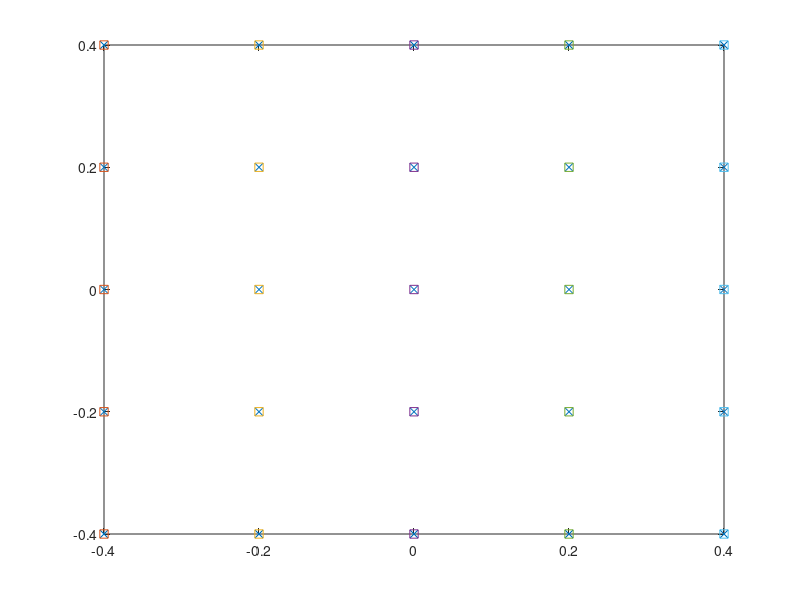

The MATLAB source for this figure: (Note: this script raises an error after producing the figure.)
% (incorrect version) Particle filter algorithm for a 2 dimensional multiple source array
% amplitude and location estimation using a 2 dimensional array of microphones and
% desired & reconstructed normal surface velocity at the actual source surface

% main function
function [xag, yag, X_hat, U, u_plot, u_hat_plot, error_amp, error_loc, error_vel, w] = PF_v8()

% parameters and initial conditions
fM = 99; % number of frames
M = 5; % number of microphones
L = 5; % number of sources
N = 100; % number of particles
N_thr = N/5; % threshold sample size
N_eff = zeros(1,(L^2)); % initialize effective sample size array
c = 343; % speed of sound in m/s
rho = 1.2754; % density of air in kg/m^3
pCov = 0.1; % initial covariance of particle distribution
sxCov = 0.0001; % source location x coordinate covariance
syCov = 0.0001; % source location y coordinate covariance
v1Cov = 0.1; % process noise covariance
v2Cov = 0.1; % measurement noise covariance
freq = 100:100:1700; % defining frequency vector
gr = 21; % grid points needed for contour plots of surface velocity
x = 100*ones((L^2), 1); % x = [1 2 3 4 5]'.*ones(L, 1) ; % initial state vector (amplitudes of the sources)
% uv = 100*ones((L^2), 1);

% true states initialization
X = zeros((L^2), fM+1); % initialize sequence of true states
X(:,1) = x; % true state vector at frame 1 is just the initial state vector
U = zeros((gr^2), length(freq), fM); % initialize sequence of true velocity vectors

% particles and estimates initialization for source amplitudes
xn = zeros((L^2),N);
for q = 1:N
    xn(:,q) = x; % array of the initial states used later for initializing particles
end
p = normrnd(xn,pCov,(L^2),N); % initializing N particles
xp = zeros((L^2),N); % initialize state estimate
x_hat = zeros((L^2),1); % initial estimated state vector (amplitudes of the sources)
X_hat = zeros((L^2), fM+1); % intialize sequence of state estimates
X_hat(:,1) = x; % estimated state vector at the frame 1 is just the initial state vector
U_hat = zeros((gr^2), length(freq), fM); % initialize sequence of estimated velocity vectors

% initialize particle weights
w = zeros(fM+1,N,(L^2));
for n=1:N
    for fm = 1:fM
        if fm == 1,
            w(fm,n,:) = (1/N)*ones((L^2),1); % Equally normalized weights for all the particles at frame 1
        else w(fm,n,:) = 0;
        end
    end
end
v = zeros((L^2),N);

% distance calculation between the source and microphones
xsv_mean = linspace(-0.4, 0.4, L);
xsv_p = zeros(N,L);
for i = 1:N
    xsv_p(i,:) = normrnd(xsv_mean,sxCov,1,L); % x coordinates of the L^2 sources
end

ysv_mean= linspace(-0.4, 0.4, L); 
ysv_p = zeros(N,L);
for i = 1:N
    ysv_p(i,:) = normrnd(ysv_mean,syCov,1,L); % y coordinates of the L^2 sources
end

[xsg_mean,ysg_mean] = meshgrid(xsv_mean,ysv_mean); % defining grid points for L^2 sources

xsg_v_p = zeros((L^2),N);
ysg_v_p = zeros((L^2),N);

xsg_v_mean = reshape(xsg_mean, L^2, 1);
ysg_v_mean = reshape(ysg_mean, L^2, 1);
for i = 1:N
    [xsg,ysg] = meshgrid(xsv_p(i,:),ysv_p(i,:)); % defining grid points for L^2 sources
    xsg_v_p(:,i) = reshape(xsg, L^2, 1);
    ysg_v_p(:,i) = reshape(ysg, L^2, 1);
end
% dels=((max(xsv)-min(xsv))*(max(ysv)-min(ysv)))/(L^2);

figure;plot(xsg_v_mean, ysg_v_mean,'x');
zsg_v = -0.02;

dx_v = zeros((L^2),N);
dy_v = zeros((L^2),N);

rs_v_mean = zeros((L^2),3);
rs_v_mean_mod = zeros((L^2), 1);
rs_v_hat = zeros((L^2),3);
rs_v_hat_mod = zeros((L^2), 1);
Rs_v_hat = zeros((L^2),3,fM);
for j=1:(L^2)
    rs_v_mean(j,:) = [xsg_v_mean(j), ysg_v_mean(j), zsg_v];
    rs_v_mean_mod(j) = (sum(rs_v_mean(j,:).^2))^(1/2);
end
rs_v_p = zeros((L^2), 3, N);
for i = 1:N
    dx_v(:,i) = xsg_v_p(:,i) - xsg_v_mean;
    dy_v(:,i) = ysg_v_p(:,i) - ysg_v_mean;
    for j=1:(L^2)
        rs_v_p(j,:,i) = [xsg_v_p(j,i), ysg_v_p(j,i), zsg_v];
    end
end

xmv = linspace(-0.4, 0.4, M); % x coordinates of the M^2 microphones
ymv = linspace(-0.4, 0.4, M); % y coordinates of the M^2 microphones
[xmg,ymg] = meshgrid(xmv,ymv); % defining grid points for M^2 microphones
hold on; plot (xmg, ymg, 's');

xmg_v = reshape(xmg, M^2, 1);
ymg_v = reshape(ymg, M^2, 1);
zmg_v = 0.35; 
rm_v = zeros((M^2), 3);
for i=1:(M^2)
    rm_v(i,:) = [xmg_v(i), ymg_v(i), zmg_v];
end

rsm_mean = zeros(M^2, L^2);
for j=1:(L^2)
    for i=1:(M^2)
        rsm_mean(i,j) = (sum((rm_v(i,:)-rs_v_mean(j,:)).^2))^(1/2);
    end
end
rsm = zeros(M^2, L^2, N);
for k = 1:N
    for j=1:(L^2)
        for i=1:(M^2)
            rsm(i,j,k) = (sum((rm_v(i,:)-rs_v_p(j,:,k)).^2))^(1/2);
        end
    end
end

% defining grid points
xav = linspace(-0.5, 0.5, gr);
yav = linspace(-0.5, 0.5, gr);
[xag,yag] = meshgrid(xav,yav); % defining grid points for velocity
xag_v = reshape(xag, gr^2, 1);
yag_v = reshape(yag, gr^2, 1);
zag_v = 0; 
ra_v = zeros((gr^2), 3);
for i=1:(gr^2)
    ra_v(i,:) = [xag_v(i), yag_v(i), zag_v];
end

rsa_mean = zeros(gr^2, L^2);
for j=1:(L^2)
    for i=1:(gr^2)
        rsa_mean(i,j) = (sum((ra_v(i,:)-rs_v_mean(j,:)).^2))^(1/2);
    end
end
rsa = zeros(gr^2, L^2, N);
for k=1:N
    for j=1:(L^2)
        for i=1:(gr^2)
            rsa(i,j,k) = (sum((ra_v(i,:)-rs_v_p(j,:,k)).^2))^(1/2);
        end
    end
end

% error matrices initialization
error_amp = zeros(length(freq), fM+1); % initializing the amplitude error matrix
error_loc = zeros(length(freq), fM); % initializing the source location error matrix
error_vel = zeros(length(freq)); % initializing the velocity error matrix

% error = zeros(length(freq), L, fM+1);

% initializing covariance matrix
Cxx = zeros((L^2),(L^2),N);
for k = 1:N
    Cxx(:,:,k) = pCov*eye(L^2); % covariance matrix of state vector vs. state vector
end

fid=1; % frquency index in error matrix

% main loop
for freq = 100:100:1700 % for different frequencies between 100 Hz to 1700 Hz
    sum_vel = 0;
    sum_vel_hat = 0;
    G_mean = (exp((-1i*(2*pi*freq*rsm_mean))/c))./rsm_mean;
    G = (exp((-1i*(2*pi*freq*rsm))/c))./rsm; % (M^2)*(L^2) Green's matrix used in measurement equation
    for fm=1:fM % for different frames upto fM
        % nonlinear discrete system in frequency domain with additive noise
        % state space equations
        x = x + normrnd(0, v1Cov, L^2, 1); % process equation: true state at frame fm
        % uv = uv + normrnd(0, v1Cov, L^2, 1);
        y = G_mean*x + normrnd(0, v2Cov, M^2, 1); % measurement equation: pressure on M microphones at frame fm corresponding to observations
        
        % true normal surface velocity calculation
        ps = zeros((gr^2),1); % initializing sound pressure on actual sound surface
%         for i=1:(L^2)
%             ps = ps + (1i*rho*freq/2)*uv(i)*dels*((exp((-1i*(2*pi*freq*rsa(:,i)))/c))./rsa(:,i));
%         end
        for i=1:(L^2)
            ps = ps + x(i)*((exp((-1i*(2*pi*freq*rsa(:,i)))/c))./rsa(:,i));
        end
        u = zeros((gr^2),1); % initializing true normal surface velocity on the actual surface
        for i=1:(L^2)
            u = u + (1/(1i*rho*freq))*(((zsg_v-zag_v)./rsa(:,i)).*((1i*2*pi*freq/c)+(1./rsa(:,i))).*ps);
        end
        U(:,fid,fm) = u; % true normal surface velocity matrix at frame fm
        
        % particle filtering
        for j = 1:N
            xp(:,j) = p(:,j) + normrnd(0, v1Cov, L^2, 1); % particle prediction
            yp = G(:,:,j)*xp(:,j) + normrnd(0, v2Cov, M^2, 1); % prediction measurement
            %prediction performance
            dx = xp(:,j) - x; % difference between particle prediction and true state vector
            % dy = yp - y; % difference between prediction measurement and observation
            % Covariance matrices
            Cxx(:,:,j) = Cxx(:,:,j) + v1Cov*eye(L^2);
            Cyx = (G(:,:,j)*Cxx(:,:,j));
            Cxy = Cyx';
            Cyy = G(:,:,j)*Cxx(:,:,j)*G(:,:,j)' + v2Cov*eye(M^2);
            temp1 = zeros((L^2),(L^2)); % temporary L*L matrix for inverse calculation later
            for g=1:(L^2)
                for h=1:(L^2)
                    temp1(g,h) = Cxx(g,h,j);
                end
            end
            mu = y + Cyx*(inv(temp1))*dx;
            C = Cyy - Cyx*(inv(temp1))*Cxy; % final covariance matrix used in likelihood function
%             t1=inv(C);
%             t2=(1/((2*pi)^(M^2)*det(C)))^(1/2);
%             t3 = abs((y-mu)'*(t1)*(y-mu));
%             t4 = exp((-1/2)*t3);
%             t5 = abs(t2*t4);
%             D=(C+C')/2;
%             lf = abs(mvnpdf(yp',y',D));
%             pd = abs(mvnpdf(xp(:,j)',x',(pCov*eye(L^2))));
            lf1 = abs(mvnpdf(yp',mu',((C+C')/2)));
            lf2 = abs((1/((((2*pi)^(M^2))*det(C))^(1/2)))*exp((-1/2)*(yp-mu)'*(inv(C))*(yp-mu))); % likelihood function
            pd = abs(((1/(((2*pi)*(sxCov))^((L^2)/2)))*exp((-1/2)*dx_v(:,j)'*(inv(sxCov*eye(L^2)))*dx_v(:,j)))*((1/(((2*pi)*(syCov))^((L^2)/2)))*exp((-1/2)*dy_v(:,j)'*(inv(syCov*eye(L^2)))*dy_v(:,j))))*(10^(-80)); % prior distribution
            w(fm+1,j,:) = w(fm,j,:)*lf*pd; % weight update equation
            % w(fm+1,j) = w(fm,j)*((1/sqrt(2*pi*v2Cov))*exp(-((abs(d_avg))^2)/(2*v2Cov)));
            % page 324 of steven kay's book
            % *v1())/(a+(b-a)*rand(1)); % weight = likelihood*transition/proposal
        end
        
        % Weight normalization and state estimation
        temp2 = zeros(3,N);
        for i=1:(L^2)
            w(fm+1,:,i) = w(fm+1,:,i)./(sum(w(fm+1,:,i))); % normalize the likelihood of each a priori estimate
            for k = 1:N
                v(i,k) = w(fm+1,k,i);
            end
            x_hat(i) = v(i,:)*p(i,:)'; % weighted sum: the state estimate is the weighted mean of the particles
            for t1 = 1:3
                for t2 = 1:N
                    temp2(t1, t2) = rs_v_p(i,t1,t2);
                end
            end
            rs_v_hat(i,:) = v(i,:)*temp2.';
        end
        
        rsa_hat = zeros(gr^2, L^2);
        for j=1:(L^2)
            for i=1:(gr^2)
                rsa_hat(i,j) = (sum((ra_v(i,:)-rs_v_hat(j,:)).^2))^(1/2);
            end
        end
        % Estimated normal surface velocity calculation
        ps_hat = zeros((gr^2),1); % initializing sound pressure on actual sound surface
        for i=1:(L^2)
            ps_hat = ps_hat + x_hat(i)*((exp((-1i*(2*pi*freq*rsa_hat(:,i)))/c))./rsa_hat(:,i));
        end
        u_hat = zeros((gr^2),1); % initializing true normal surface velocity on the actual surface
        for i=1:(L^2)
            u_hat = u_hat + (1/(1i*rho*freq))*(((zsg_v-zag_v)./rsa_hat(:,i)).*((1i*2*pi*freq/c)+(1./rsa_hat(:,i))).*ps_hat);
        end
        U_hat(:,fid,fm) = u_hat; % estimated normal surface velocity matrix at frame fm
        
        X(:,fm+1) = x; X_hat(:,fm+1) = x_hat; Rs_v_hat(:,:,fm)=rs_v_hat; % update sequence of true states and state estimates
        
        % Error matrices for source amplitude and normal surface velocity
        error_amp(fid,fm+1) = (norm(X_hat(:,fm+1)-X(:,fm+1))/norm(X(:,fm+1)))*100; % source amplitude error matrix
        for i = 1:(L^2)
            rs_v_hat_mod(i) = (sum(rs_v_hat(i,:).^2))^(1/2);
        end
        error_loc(fid,fm) = (norm(rs_v_hat_mod-rs_v_mean_mod)/norm(rs_v_mean_mod))*100; % source amplitude error matrix
       
        % Sum of true and estimated normal surface velocity matrices over all frames 
        sum_vel = sum_vel + sum(U(:,fid,fm));
        sum_vel_hat = sum_vel_hat + sum(U_hat(:,fid,fm));
        
        % Resampling
        for i=1:(L^2)
            N_eff(i) = 1/(sum((w(fm+1,:,i).^2))); % effective sample size
            if N_eff(i)<N_thr % Resampling only required when effective sample size is less than threshold sample size
                [p(i,:), v(i,:)] = resample(xp(i,:),v(i,:)); % Resampling
                for k = 1:N
                    w(fm+1,k,i) = v(i,k);
                end
            else p=xp;
            end
        end % End of resampling loop
    end % End of frame loop
    U_mean = sum_vel/fM;
    U_hat_mean = sum_vel_hat/fM;
    error_vel(fid) = ((U_hat_mean-U_mean)./U_mean).*100;
    fid=fid+1; % frequency index increment
end % end of main (frequency) loop

% IFFT
np=128;
u_t = zeros((gr^2), np);
u_hat_t = zeros((gr^2), np);

u_t_RMS = zeros((gr^2), 1);
u_hat_t_RMS = zeros((gr^2), 1);

% u_plot = zeros(g, g);
% u_hat_plot = zeros(g, g);

for i=1:(gr^2)
    u_t(i,:) = ifft(U(i, :, 99), np);
    u_t_RMS(i) = sqrt(sum(abs((u_t(i,:)).^2))/np);
end
u_plot = reshape(u_t_RMS, gr, gr);

for i=1:(gr^2)
    u_hat_t(i, :) = ifft(U_hat(i, :, 99),np);
    u_hat_t_RMS(i) = sqrt(sum(abs((u_hat_t(i,:)).^2))/np);
end
u_hat_plot = reshape(u_hat_t_RMS, gr, gr);

% function definitions used in the main loop
% Resampling function
    function [pnew, wnew] = resample(p,w)
        % Resample the particles p according to weights w
        % Particles must be one ROW of p!!!
        pnew = zeros(1,N); % initializing the particles after resampling
        wnew = zeros(1,N); % initializing the weights after resampling
        % Cumulative Sum of Weights (CSW)
        CSW = zeros(1,N); % initializing the CSW vector
        CSW(1) = w(1);
        for f = 2:N
            CSW(f) = CSW(f-1) + w(f);
        end
        u(1) = rand()/N; % drawing a sample from uniform distribution (0, 1/N)
        % main loop for resampling
        for e = 1:N
            u(e) = u(1) + (e-1)/N;
            f = 1;
            while u(e)>CSW(f)
                f = f+1;
            end
            pnew(e) = p(f);
            wnew(e) = 1/N;
        end % End of resampling main loop
    end % End of resampling function
end % End of main function PF_v5